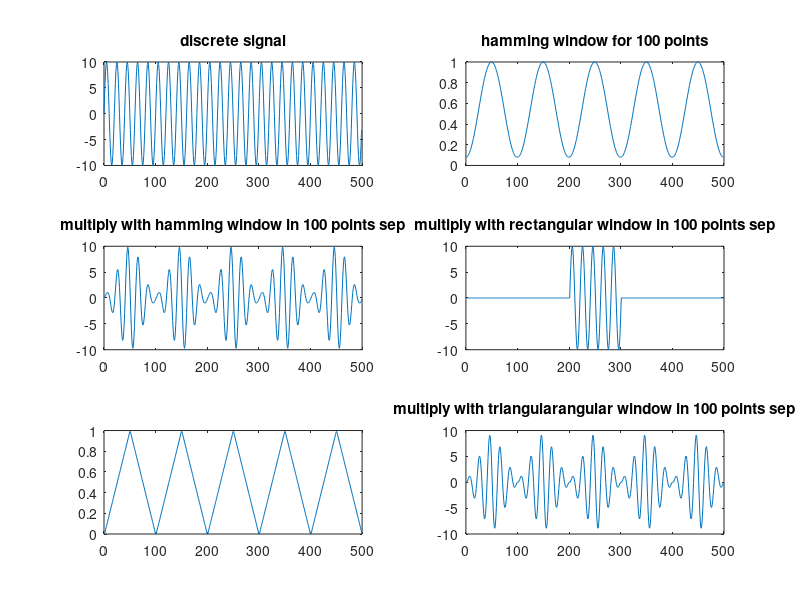

Write MATLAB code to recreate this figure.

%mock taste:
 clc;
 clear all;
 a=10; N=500; 
 n=0:N-1;
 f=500; fs=20*f;
 y= a * sin( 2 * pi * (f/fs) *n );
 subplot(3,2,1);
 plot(n,y);
 title('discrete signal');
 
 % hamming window
 %make hamming window of n pints;
 N_temp=100;
 n_temp=0:N_temp-1;
 hw=.54 - .46* cos((2* pi * n_temp)/(N_temp-1));
 %hw_temp=[hw zeros(1,400)]
 hw_temp=[hw hw hw hw hw]
 subplot(3,2,2);
 plot(n,hw_temp)
 title('hamming window for 100 points');
 
 hwy= y .* hw_temp;
 subplot(3,2,3);
 plot(hwy);
 title('multiply with hamming window in 100 points sep');
 
 %rectangular window
 N_temp=100;
 rw=[zeros(1,200) ones(1,100) zeros(1,200)]
 %subplot(3,2,4);
 %plot(rw);
 %title('rectangular window n points');
 
 rwy= y .* rw;
 subplot(3,2,4);
 plot(rwy);
 title('multiply with rectangular window in 100 points sep');
 
 %triangular window
 N_temp=100;
 n_temp=0:N_temp-1;
 tw=1 - (abs(2*n_temp-N_temp+1)/(N_temp-1))
 tw_temp=[tw tw tw tw tw]
 subplot(3,2,5);
 plot(tw_temp);
 
 twy=y .* tw_temp;
 subplot(3,2,6);
 plot(twy);
 title('multiply with triangularangular window in 100 points sep')
 

 